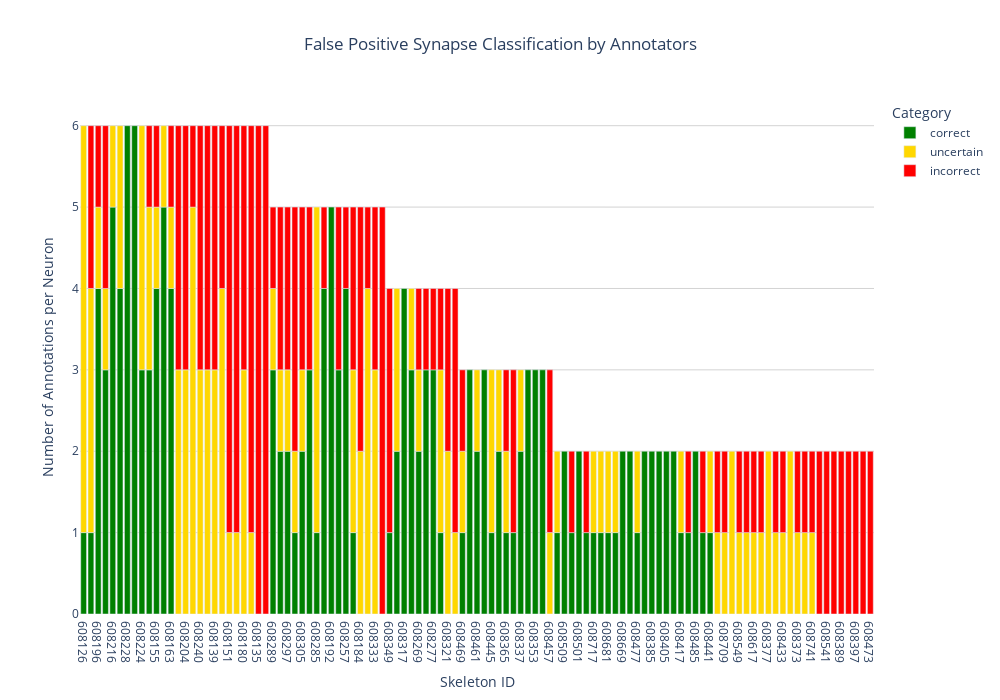

Notebook source saved alongside this figure:
### Code cell
import pandas as pd
import plotly.express as px

# Convert to DataFrame
df = pd.read_csv('~/Documents/CATMAID/pymaid/9_analysisfromproofread/octo_cube2/classificationocto2.csv')

# Remove rows where 'annotations_per_neuron' is less than 1
df_filtered = df[df["annotations_per_neuron"] >= 2]

# Sort by 'annotations_per_neuron' in descending order
df_filtered = df_filtered.sort_values(by="annotations_per_neuron", ascending=False)

annotators = df_filtered.columns[1:-1].tolist()

# Transform data for visualization
df_melted = df_filtered.melt(id_vars=["skeleton_id", "annotations_per_neuron"], 
                             value_vars=annotators, 
                             var_name="Annotator", 
                             value_name="Category")

# Group by skeleton_id and category to count occurrences and aggregate annotators
df_summary = df_melted.groupby(["skeleton_id", "Category"]).agg(
    Annotation=("Category", "count"),  # Count occurrences
    Annotators=("Annotator", lambda x: ", ".join(sorted(x)))  # List annotators
).reset_index()

# Merge to keep annotations per neuron
df_summary = df_summary.merge(df_filtered[["skeleton_id", "annotations_per_neuron"]].drop_duplicates(), on="skeleton_id")

# **NEW FIX**: Ensure skeleton_id is sorted by annotations_per_neuron before plotting
df_summary = df_summary.sort_values(by="annotations_per_neuron", ascending=False)

# Plot with Plotly Express, adding hover text with annotators
fig = px.bar(df_summary, 
             x="skeleton_id", 
             y="Annotation", 
             color="Category",
             title="False Positive Synapse Classification by Annotators",
             color_discrete_map={"correct": "green", "uncertain": "gold", "incorrect": "red"},
             hover_data={"Annotators": True, "annotations_per_neuron": True})

# Update layout
fig.update_layout(
    width=1000, 
    height=700,
    title={
        'text': 'False Positive Synapse Classification by Annotators',
        'x': 0.5,
        'xanchor': 'center'
    },
    yaxis=dict(
        title="Number of Annotations per Neuron",
        showgrid=True,
        gridcolor='lightgray',
        gridwidth=1
    ),
    xaxis=dict(
        title="Skeleton ID",
        categoryorder="total descending"  # **Ensure proper sorting on X-axis**
    ),
    plot_bgcolor='white'
)

# Show figure
fig.show()

### Figure 1 — Plotly figure (JSON) as saved in the notebook; plotly's stock layout.template omitted (floating-point values rounded to 4 significant figures; data arrays with more than 128 entries replaced by an {"elided": "..."} marker saying what was removed)
{"data": [{"alignmentgroup": "True", "customdata": {"elided": "67x2 mixed values"}, "hovertemplate": "Category=correct<br>skeleton_id=%{x}<br>Annotation=%{y}<br>Annotators=%{customdata[0]}<br>annotations_per_neuron=%{customdata[1]}<extra></extra>", "legendgroup": "correct", "marker": {"color": "green", "pattern": {"shape": ""}}, "name": "correct", "offsetgroup": "correct", "orientation": "v", "showlegend": true, "textposition": "auto", "type": "bar", "x": ["608126", "608188", "608196", "608208", "608216", "608220", "608228", "608232", "608224", "608159", "608155", "608131", "608163", "608289", "608293", "608297", "608301", "608305", "608329", "608285", "608261", "608192", "608249", "608257", "608265", "608349", "608341", "608317", "608325", "608269", "608273", "608277", "608281", "608469", "608465", "608461", "608453", "608445", "608357", "608365", "608369", "608337", "608345", "608353", "608361", "608537", "608509", "608505", "608501", "608497", "608717", "608697", "608681", "608673", "608669", "608561", "608477", "608381", "608385", "608401", "608405", "608409", "608417", "608425", "608485", "608437", "608441"], "xaxis": "x", "y": [1, 1, 4, 3, 5, 4, 6, 6, 3, 3, 4, 5, 4, 3, 2, 2, 1, 2, 3, 1, 4, 5, 3, 4, 1, 1, 2, 4, 3, 2, 3, 3, 1, 1, 3, 2, 3, 1, 2, 1, 1, 2, 3, 3, 3, 1, 2, 1, 2, 1, 1, 1, 1, 1, 2, 2, 1, 2, 2, 2, 2, 2, 1, 1, 2, 1, 1], "yaxis": "y"}, {"alignmentgroup": "True", "customdata": {"elided": "67x2 mixed values"}, "hovertemplate": "Category=uncertain<br>skeleton_id=%{x}<br>Annotation=%{y}<br>Annotators=%{customdata[0]}<br>annotations_per_neuron=%{customdata[1]}<extra></extra>", "legendgroup": "uncertain", "marker": {"color": "gold", "pattern": {"shape": ""}}, "name": "uncertain", "offsetgroup": "uncertain", "orientation": "v", "showlegend": true, "textposition": "auto", "type": "bar", "x": ["608188", "608196", "608200", "608204", "608208", "608212", "608216", "608220", "608224", "608240", "608244", "608126", "608131", "608139", "608147", "608151", "608155", "608159", "608171", "608180", "608176", "608163", "608285", "608289", "608293", "608184", "608297", "608301", "608305", "608253", "608265", "608333", "608325", "608341", "608321", "608313", "608269", "608281", "608469", "608461", "608457", "608445", "608365", "608337", "608357", "608489", "608537", "608681", "608717", "608709", "608697", "608685", "608549", "608677", "608673", "608617", "608421", "608377", "608413", "608417", "608433", "608441", "608449", "608373", "608477", "608481", "608741"], "xaxis": "x", "y": [3, 1, 3, 3, 1, 5, 1, 2, 3, 3, 3, 5, 1, 3, 4, 1, 1, 2, 1, 3, 1, 1, 4, 1, 1, 2, 1, 1, 1, 4, 2, 3, 1, 2, 2, 1, 1, 2, 1, 1, 1, 2, 1, 1, 1, 1, 1, 1, 1, 1, 1, 2, 1, 1, 1, 1, 1, 2, 1, 1, 1, 1, 2, 1, 1, 1, 1], "yaxis": "y"}, {"alignmentgroup": "True", "customdata": {"elided": "67x2 mixed values"}, "hovertemplate": "Category=incorrect<br>skeleton_id=%{x}<br>Annotation=%{y}<br>Annotators=%{customdata[0]}<br>annotations_per_neuron=%{customdata[1]}<extra></extra>", "legendgroup": "incorrect", "marker": {"color": "red", "pattern": {"shape": ""}}, "name": "incorrect", "offsetgroup": "incorrect", "orientation": "v", "showlegend": true, "textposition": "auto", "type": "bar", "x": ["608196", "608200", "608204", "608208", "608212", "608240", "608244", "608188", "608147", "608159", "608135", "608139", "608143", "608151", "608155", "608180", "608176", "608171", "608163", "608297", "608289", "608293", "608301", "608305", "608309", "608329", "608261", "608249", "608253", "608257", "608184", "608265", "608333", "608349", "608321", "608273", "608313", "608269", "608277", "608281", "608469", "608369", "608457", "608365", "608529", "608373", "608505", "608497", "608541", "608549", "608741", "608709", "608677", "608617", "608493", "608489", "608389", "608393", "608397", "608413", "608421", "608425", "608429", "608433", "608437", "608473", "608481"], "xaxis": "x", "y": [1, 3, 3, 2, 1, 3, 3, 2, 2, 1, 6, 3, 6, 5, 1, 3, 5, 5, 1, 2, 1, 2, 3, 2, 5, 2, 1, 2, 1, 1, 3, 2, 2, 3, 2, 1, 3, 1, 1, 1, 1, 2, 2, 1, 2, 1, 1, 1, 2, 1, 1, 1, 1, 1, 2, 1, 2, 2, 2, 1, 1, 1, 2, 1, 1, 2, 1], "yaxis": "y"}], "layout": {"barmode": "relative", "height": 700, "legend": {"title": {"text": "Category"}, "tracegroupgap": 0}, "plot_bgcolor": "white", "title": {"text": "False Positive Synapse Classification by Annotators", "x": 0.5, "xanchor": "center"}, "width": 1000, "xaxis": {"anchor": "y", "autorange": true, "categoryorder": "total descending", "domain": [0, 1], "range": [-0.5, 108.5], "title": {"text": "Skeleton ID"}, "type": "category"}, "yaxis": {"anchor": "x", "autorange": true, "domain": [0, 1], "gridcolor": "lightgray", "gridwidth": 1, "range": [0, 6.316], "showgrid": true, "title": {"text": "Number of Annotations per Neuron"}, "type": "linear"}}}
